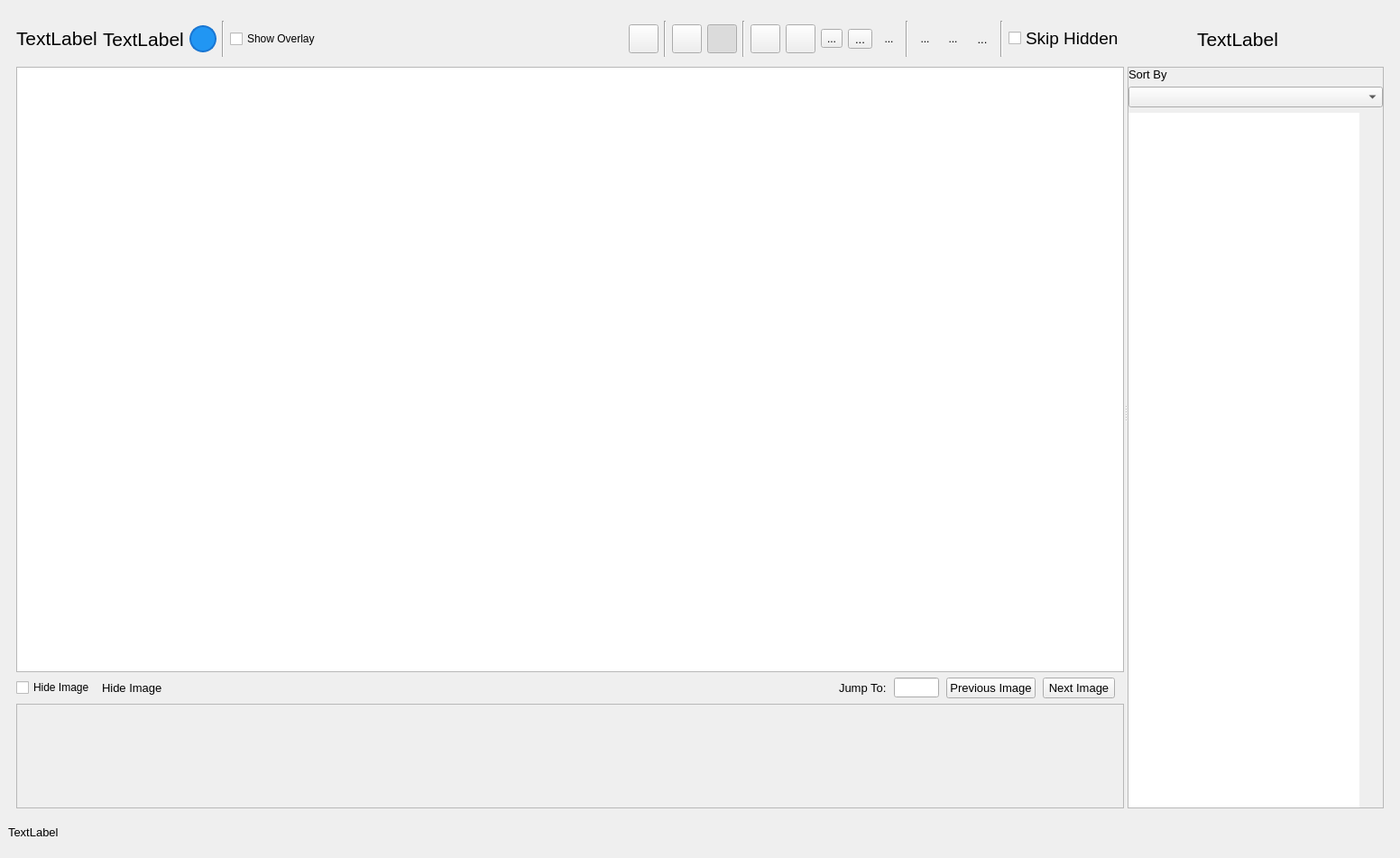
<?xml version="1.0" encoding="UTF-8"?>
<ui version="4.0">
 <class>Viewer</class>
 <widget class="QMainWindow" name="Viewer">
  <property name="geometry">
   <rect>
    <x>0</x>
    <y>0</y>
    <width>1552</width>
    <height>951</height>
   </rect>
  </property>
  <property name="windowTitle">
   <string>Automated Drone Image Analysis Tool :: Viewer - Sponsored by TEXSAR</string>
  </property>
  <property name="windowIcon">
   <iconset resource="../../../resources.qrc">
    <normaloff>:/ADIAT.ico</normaloff>:/ADIAT.ico</iconset>
  </property>
  <widget class="QWidget" name="outerWidget">
   <layout class="QVBoxLayout" name="verticalLayout">
    <property name="spacing">
     <number>6</number>
    </property>
    <property name="bottomMargin">
     <number>9</number>
    </property>
    <item>
     <widget class="QWidget" name="mainWidget" native="true">
      <layout class="QHBoxLayout" name="horizontalLayout_6">
       <property name="bottomMargin">
        <number>0</number>
       </property>
       <item>
        <widget class="QSplitter" name="mainSplitter">
         <property name="orientation">
          <enum>Qt::Horizontal</enum>
         </property>
         <property name="childrenCollapsible">
          <bool>false</bool>
         </property>
         <widget class="QWidget" name="imageWidget" native="true">
          <layout class="QVBoxLayout" name="verticalLayout_3">
           <property name="spacing">
            <number>6</number>
           </property>
           <property name="leftMargin">
            <number>0</number>
           </property>
           <property name="topMargin">
            <number>0</number>
           </property>
           <property name="rightMargin">
            <number>0</number>
           </property>
           <property name="bottomMargin">
            <number>0</number>
           </property>
           <item>
            <widget class="QWidget" name="mainHeaderWidget" native="true">
             <property name="sizePolicy">
              <sizepolicy hsizetype="Preferred" vsizetype="Minimum">
               <horstretch>0</horstretch>
               <verstretch>0</verstretch>
              </sizepolicy>
             </property>
             <property name="minimumSize">
              <size>
               <width>0</width>
               <height>50</height>
              </size>
             </property>
             <property name="maximumSize">
              <size>
               <width>16777215</width>
               <height>50</height>
              </size>
             </property>
             <layout class="QHBoxLayout" name="horizontalLayout_5">
              <property name="leftMargin">
               <number>0</number>
              </property>
              <property name="topMargin">
               <number>5</number>
              </property>
              <property name="rightMargin">
               <number>0</number>
              </property>
              <property name="bottomMargin">
               <number>5</number>
              </property>
              <item>
               <widget class="QLabel" name="fileNameLabel">
                <property name="sizePolicy">
                 <sizepolicy hsizetype="Preferred" vsizetype="Preferred">
                  <horstretch>0</horstretch>
                  <verstretch>0</verstretch>
                 </sizepolicy>
                </property>
                <property name="minimumSize">
                 <size>
                  <width>10</width>
                  <height>0</height>
                 </size>
                </property>
                <property name="font">
                 <font>
                  <pointsize>16</pointsize>
                 </font>
                </property>
                <property name="text">
                 <string>TextLabel</string>
                </property>
                <property name="textInteractionFlags">
                 <set>Qt::LinksAccessibleByMouse|Qt::TextSelectableByKeyboard|Qt::TextSelectableByMouse</set>
                </property>
               </widget>
              </item>
              <item>
               <widget class="QLabel" name="indexLabel">
                <property name="sizePolicy">
                 <sizepolicy hsizetype="Preferred" vsizetype="Preferred">
                  <horstretch>0</horstretch>
                  <verstretch>0</verstretch>
                 </sizepolicy>
                </property>
                <property name="font">
                 <font>
                  <pointsize>16</pointsize>
                 </font>
                </property>
                <property name="text">
                 <string>TextLabel</string>
                </property>
                <property name="alignment">
                 <set>Qt::AlignLeading|Qt::AlignLeft|Qt::AlignVCenter</set>
                </property>
               </widget>
              </item>
              <item>
               <widget class="QToolButton" name="helpButton">
                <property name="minimumSize">
                 <size>
                  <width>30</width>
                  <height>30</height>
                 </size>
                </property>
                <property name="maximumSize">
                 <size>
                  <width>30</width>
                  <height>30</height>
                 </size>
                </property>
                <property name="font">
                 <font>
                  <pointsize>16</pointsize>
                  <bold>true</bold>
                 </font>
                </property>
                <property name="toolTip">
                 <string>View keyboard shortcuts and help</string>
                </property>
                <property name="styleSheet">
                 <string notr="true">QToolButton {
    background-color: #2196F3;
    color: white;
    border: 2px solid #1976D2;
    border-radius: 15px;
    font-weight: bold;
}
QToolButton:hover {
    background-color: #1976D2;
}
QToolButton:pressed {
    background-color: #0D47A1;
}</string>
                </property>
                <property name="text">
                 <string/>
                </property>
                <property name="iconSize">
                 <size>
                  <width>25</width>
                  <height>25</height>
                 </size>
                </property>
               </widget>
              </item>
              <item>
               <widget class="Line" name="line_3">
                <property name="orientation">
                 <enum>Qt::Vertical</enum>
                </property>
               </widget>
              </item>
              <item>
               <widget class="QCheckBox" name="showOverlayCheckBox">
                <property name="toolTip">
                 <string>Toggle the detection overlay on the image.
When enabled, shows processed image with detected objects highlighted.
When disabled, shows the original unprocessed image.
Use to compare original image with detection results.</string>
                </property>
                <property name="text">
                 <string>Show Overlay</string>
                </property>
               </widget>
              </item>
              <item>
               <spacer name="horizontalSpacer_3">
                <property name="orientation">
                 <enum>Qt::Horizontal</enum>
                </property>
                <property name="sizeHint" stdset="0">
                 <size>
                  <width>224</width>
                  <height>20</height>
                 </size>
                </property>
               </spacer>
              </item>
              <item>
               <widget class="QToolButton" name="galleryModeButton">
                <property name="toolTip">
                 <string>Toggle Gallery Mode (G)
Shows all AOIs from all images in a grid view</string>
                </property>
                <property name="text">
                 <string/>
                </property>
                <property name="iconSize">
                 <size>
                  <width>25</width>
                  <height>25</height>
                 </size>
                </property>
                <property name="checkable">
                 <bool>true</bool>
                </property>
                <property name="checked">
                 <bool>false</bool>
                </property>
               </widget>
              </item>
              <item>
               <widget class="Line" name="line_2">
                <property name="orientation">
                 <enum>Qt::Vertical</enum>
                </property>
               </widget>
              </item>
              <item>
               <widget class="QToolButton" name="showPOIsButton">
                <property name="toolTip">
                 <string>Highlight Pixels of Interest(H)</string>
                </property>
                <property name="text">
                 <string/>
                </property>
                <property name="iconSize">
                 <size>
                  <width>25</width>
                  <height>25</height>
                 </size>
                </property>
                <property name="checkable">
                 <bool>true</bool>
                </property>
                <property name="checked">
                 <bool>false</bool>
                </property>
               </widget>
              </item>
              <item>
               <widget class="QToolButton" name="showAOIsButton">
                <property name="toolTip">
                 <string>Show AOIs</string>
                </property>
                <property name="text">
                 <string/>
                </property>
                <property name="iconSize">
                 <size>
                  <width>25</width>
                  <height>25</height>
                 </size>
                </property>
                <property name="checkable">
                 <bool>true</bool>
                </property>
                <property name="checked">
                 <bool>true</bool>
                </property>
               </widget>
              </item>
              <item>
               <widget class="Line" name="line_7">
                <property name="orientation">
                 <enum>Qt::Vertical</enum>
                </property>
               </widget>
              </item>
              <item>
               <widget class="QToolButton" name="GPSMapButton">
                <property name="toolTip">
                 <string>Map with Image Locations (M)</string>
                </property>
                <property name="text">
                 <string/>
                </property>
                <property name="iconSize">
                 <size>
                  <width>25</width>
                  <height>25</height>
                 </size>
                </property>
               </widget>
              </item>
              <item>
               <widget class="QToolButton" name="rotateImageButton">
                <property name="toolTip">
                 <string>North-Oriented View of Image (R)</string>
                </property>
                <property name="text">
                 <string/>
                </property>
                <property name="iconSize">
                 <size>
                  <width>25</width>
                  <height>25</height>
                 </size>
                </property>
               </widget>
              </item>
              <item>
               <widget class="QToolButton" name="adjustmentsButton">
                <property name="toolTip">
                 <string>Adjust Image (Ctrl+H)</string>
                </property>
                <property name="text">
                 <string>...</string>
                </property>
                <property name="icon">
                 <iconset resource="../../../resources.qrc">
                  <normaloff>:/icons/dark/adjustments.png</normaloff>:/icons/dark/adjustments.png</iconset>
                </property>
                <property name="iconSize">
                 <size>
                  <width>25</width>
                  <height>25</height>
                 </size>
                </property>
                <property name="iconName" stdset="0">
                 <string>adjustments.png</string>
                </property>
               </widget>
              </item>
              <item>
               <widget class="QToolButton" name="measureButton">
                <property name="font">
                 <font>
                  <pointsize>10</pointsize>
                 </font>
                </property>
                <property name="toolTip">
                 <string>Measure Distance (Ctrl+M)</string>
                </property>
                <property name="text">
                 <string>...</string>
                </property>
                <property name="icon">
                 <iconset resource="../../../resources.qrc">
                  <normaloff>:/icons/ruler.png</normaloff>:/icons/ruler.png</iconset>
                </property>
                <property name="iconSize">
                 <size>
                  <width>25</width>
                  <height>25</height>
                 </size>
                </property>
                <property name="iconName" stdset="0">
                 <string>ruler.png</string>
                </property>
               </widget>
              </item>
              <item>
               <widget class="QToolButton" name="magnifyButton">
                <property name="toolTip">
                 <string>Toggle Magnifying Glass (Middle Mouse)</string>
                </property>
                <property name="styleSheet">
                 <string notr="true">QToolButton {
    border: 1px solid transparent;
    border-radius: 4px;
    padding: 2px;
}
QToolButton:hover {
    border: 1px solid #888;
    background-color: rgba(136, 136, 136, 0.1);
}
QToolButton:pressed {
    background-color: rgba(136, 136, 136, 0.2);
}</string>
                </property>
                <property name="text">
                 <string>...</string>
                </property>
                <property name="icon">
                 <iconset>
                  <normaloff>:/icons/dark/icons/dark_theme/magnify.png</normaloff>:/icons/dark/icons/dark_theme/magnify.png</iconset>
                </property>
                <property name="iconSize">
                 <size>
                  <width>25</width>
                  <height>25</height>
                 </size>
                </property>
                <property name="iconName" stdset="0">
                 <string>magnify.png</string>
                </property>
               </widget>
              </item>
              <item>
               <widget class="Line" name="line_4">
                <property name="orientation">
                 <enum>Qt::Vertical</enum>
                </property>
               </widget>
              </item>
              <item>
               <widget class="QToolButton" name="kmlButton">
                <property name="toolTip">
                 <string>Map Export (KML / CalTopo)</string>
                </property>
                <property name="styleSheet">
                 <string notr="true">QToolButton {
    border: 1px solid transparent;
    border-radius: 4px;
    padding: 2px;
}
QToolButton:hover {
    border: 1px solid #888;
    background-color: rgba(136, 136, 136, 0.1);
}
QToolButton:pressed {
    background-color: rgba(136, 136, 136, 0.2);
}</string>
                </property>
                <property name="text">
                 <string>...</string>
                </property>
                <property name="icon">
                 <iconset resource="../../../resources.qrc">
                  <normaloff>:/icons/map.png</normaloff>:/icons/map.png</iconset>
                </property>
                <property name="iconSize">
                 <size>
                  <width>25</width>
                  <height>25</height>
                 </size>
                </property>
                <property name="iconName" stdset="0">
                 <string>map.png</string>
                </property>
               </widget>
              </item>
              <item>
               <widget class="QToolButton" name="pdfButton">
                <property name="toolTip">
                 <string>Generate PDF Report</string>
                </property>
                <property name="styleSheet">
                 <string notr="true">QToolButton {
    border: 1px solid transparent;
    border-radius: 4px;
    padding: 2px;
}
QToolButton:hover {
    border: 1px solid #888;
    background-color: rgba(136, 136, 136, 0.1);
}
QToolButton:pressed {
    background-color: rgba(136, 136, 136, 0.2);
}</string>
                </property>
                <property name="text">
                 <string>...</string>
                </property>
                <property name="icon">
                 <iconset resource="../../../resources.qrc">
                  <normaloff>:/icons/pdf.png</normaloff>:/icons/pdf.png</iconset>
                </property>
                <property name="iconSize">
                 <size>
                  <width>25</width>
                  <height>25</height>
                 </size>
                </property>
                <property name="iconName" stdset="0">
                 <string>pdf.png</string>
                </property>
               </widget>
              </item>
              <item>
               <widget class="QToolButton" name="zipButton">
                <property name="font">
                 <font>
                  <pointsize>10</pointsize>
                 </font>
                </property>
                <property name="toolTip">
                 <string>Generate Zip Bundle</string>
                </property>
                <property name="styleSheet">
                 <string notr="true">QToolButton {
    border: 1px solid transparent;
    border-radius: 4px;
    padding: 2px;
}
QToolButton:hover {
    border: 1px solid #888;
    background-color: rgba(136, 136, 136, 0.1);
}
QToolButton:pressed {
    background-color: rgba(136, 136, 136, 0.2);
}</string>
                </property>
                <property name="text">
                 <string>...</string>
                </property>
                <property name="icon">
                 <iconset resource="../../../resources.qrc">
                  <normaloff>:/icons/zip.png</normaloff>:/icons/zip.png</iconset>
                </property>
                <property name="iconSize">
                 <size>
                  <width>25</width>
                  <height>25</height>
                 </size>
                </property>
                <property name="iconName" stdset="0">
                 <string>zip.png</string>
                </property>
               </widget>
              </item>
              <item>
               <widget class="Line" name="line">
                <property name="orientation">
                 <enum>Qt::Vertical</enum>
                </property>
               </widget>
              </item>
              <item>
               <widget class="QCheckBox" name="skipHidden">
                <property name="sizePolicy">
                 <sizepolicy hsizetype="Maximum" vsizetype="Fixed">
                  <horstretch>0</horstretch>
                  <verstretch>0</verstretch>
                 </sizepolicy>
                </property>
                <property name="font">
                 <font>
                  <pointsize>14</pointsize>
                 </font>
                </property>
                <property name="toolTip">
                 <string>Skip hidden images when navigating.
When enabled, Previous/Next buttons will skip over images marked as hidden.
Use to focus on images that haven't been reviewed or marked for exclusion.
Keyboard shortcut: H to hide/unhide current image</string>
                </property>
                <property name="text">
                 <string>Skip Hidden</string>
                </property>
               </widget>
              </item>
             </layout>
            </widget>
           </item>
           <item>
            <widget class="QGraphicsView" name="placeholderImage">
             <property name="sizePolicy">
              <sizepolicy hsizetype="Expanding" vsizetype="MinimumExpanding">
               <horstretch>0</horstretch>
               <verstretch>0</verstretch>
              </sizepolicy>
             </property>
             <property name="minimumSize">
              <size>
               <width>0</width>
               <height>0</height>
              </size>
             </property>
             <property name="font">
              <font>
               <pointsize>9</pointsize>
              </font>
             </property>
            </widget>
           </item>
           <item>
            <layout class="QHBoxLayout" name="ButtonLayout">
             <property name="spacing">
              <number>8</number>
             </property>
             <property name="rightMargin">
              <number>10</number>
             </property>
             <item>
              <widget class="QCheckBox" name="hideImageCheckbox">
               <property name="toolTip">
                <string>Mark current image as hidden.
Hidden images can be excluded from reports, exports, and navigation.
Use to remove images with false positives or no relevant detections.
When &quot;Skip Hidden&quot; is enabled, hidden images are skipped during navigation.
Keyboard shortcut: H</string>
               </property>
               <property name="text">
                <string>Hide Image</string>
               </property>
              </widget>
             </item>
             <item>
              <widget class="QLabel" name="hideImageLabel">
               <property name="font">
                <font>
                 <pointsize>10</pointsize>
                </font>
               </property>
               <property name="toolTip">
                <string>Displays the name of the currently hidden image.
When an image is marked as hidden, its filename appears here.
Hidden images are excluded from navigation when &quot;Skip Hidden&quot; is enabled.</string>
               </property>
               <property name="frameShadow">
                <enum>QFrame::Plain</enum>
               </property>
               <property name="text">
                <string>Hide Image</string>
               </property>
               <property name="margin">
                <number>0</number>
               </property>
              </widget>
             </item>
             <item>
              <spacer name="horizontalSpacer_2">
               <property name="orientation">
                <enum>Qt::Horizontal</enum>
               </property>
               <property name="sizeHint" stdset="0">
                <size>
                 <width>40</width>
                 <height>20</height>
                </size>
               </property>
              </spacer>
             </item>
             <item>
              <widget class="QLabel" name="jumpToLabel">
               <property name="font">
                <font>
                 <pointsize>10</pointsize>
                </font>
               </property>
               <property name="toolTip">
                <string>Jump directly to a specific image number.
Enter an image number and press Enter to navigate instantly.
Useful for reviewing specific images or returning to a noted location.</string>
               </property>
               <property name="text">
                <string>Jump To:</string>
               </property>
              </widget>
             </item>
             <item>
              <widget class="QLineEdit" name="jumpToLine">
               <property name="sizePolicy">
                <sizepolicy hsizetype="Fixed" vsizetype="Fixed">
                 <horstretch>0</horstretch>
                 <verstretch>0</verstretch>
                </sizepolicy>
               </property>
               <property name="minimumSize">
                <size>
                 <width>50</width>
                 <height>0</height>
                </size>
               </property>
               <property name="maximumSize">
                <size>
                 <width>50</width>
                 <height>16777215</height>
                </size>
               </property>
               <property name="toolTip">
                <string>Enter an image number (1 to total) and press Enter.
Quickly navigate to any image in the analysis results.
Example: Type &quot;25&quot; and press Enter to jump to image #25</string>
               </property>
              </widget>
             </item>
             <item>
              <widget class="QPushButton" name="previousImageButton">
               <property name="font">
                <font>
                 <pointsize>10</pointsize>
                </font>
               </property>
               <property name="text">
                <string>Previous Image</string>
               </property>
               <property name="icon">
                <iconset resource="../../../resources.qrc">
                 <normaloff>:/icons/previous.png</normaloff>:/icons/previous.png</iconset>
               </property>
               <property name="iconName" stdset="0">
                <string>previous.png</string>
               </property>
              </widget>
             </item>
             <item>
              <widget class="QPushButton" name="nextImageButton">
               <property name="font">
                <font>
                 <pointsize>10</pointsize>
                </font>
               </property>
               <property name="layoutDirection">
                <enum>Qt::RightToLeft</enum>
               </property>
               <property name="text">
                <string>Next Image</string>
               </property>
               <property name="icon">
                <iconset resource="../../../resources.qrc">
                 <normaloff>:/icons/next.png</normaloff>:/icons/next.png</iconset>
               </property>
               <property name="iconName" stdset="0">
                <string>next.png</string>
               </property>
              </widget>
             </item>
            </layout>
           </item>
           <item>
            <widget class="QScrollArea" name="thumbnailScrollArea">
             <property name="sizePolicy">
              <sizepolicy hsizetype="Expanding" vsizetype="Fixed">
               <horstretch>0</horstretch>
               <verstretch>0</verstretch>
              </sizepolicy>
             </property>
             <property name="minimumSize">
              <size>
               <width>0</width>
               <height>116</height>
              </size>
             </property>
             <property name="maximumSize">
              <size>
               <width>16777215</width>
               <height>116</height>
              </size>
             </property>
             <property name="verticalScrollBarPolicy">
              <enum>Qt::ScrollBarAlwaysOff</enum>
             </property>
             <property name="widgetResizable">
              <bool>true</bool>
             </property>
             <widget class="QWidget" name="scrollAreaWidgetContents">
              <property name="geometry">
               <rect>
                <x>0</x>
                <y>0</y>
                <width>1230</width>
                <height>96</height>
               </rect>
              </property>
              <property name="sizePolicy">
               <sizepolicy hsizetype="Preferred" vsizetype="Minimum">
                <horstretch>0</horstretch>
                <verstretch>0</verstretch>
               </sizepolicy>
              </property>
              <property name="minimumSize">
               <size>
                <width>0</width>
                <height>96</height>
               </size>
              </property>
              <property name="maximumSize">
               <size>
                <width>16777215</width>
                <height>96</height>
               </size>
              </property>
              <layout class="QHBoxLayout" name="thumbnailLayout">
               <item>
                <layout class="QHBoxLayout" name="horizontalLayout"/>
               </item>
              </layout>
             </widget>
            </widget>
           </item>
          </layout>
         </widget>
         <widget class="QWidget" name="aoiWidget" native="true">
          <layout class="QVBoxLayout" name="verticalLayout_4">
           <property name="spacing">
            <number>6</number>
           </property>
           <property name="leftMargin">
            <number>0</number>
           </property>
           <property name="topMargin">
            <number>0</number>
           </property>
           <property name="rightMargin">
            <number>0</number>
           </property>
           <property name="bottomMargin">
            <number>0</number>
           </property>
           <item>
            <widget class="QWidget" name="aoiHeaderWidget" native="true">
             <property name="sizePolicy">
              <sizepolicy hsizetype="Fixed" vsizetype="Minimum">
               <horstretch>0</horstretch>
               <verstretch>0</verstretch>
              </sizepolicy>
             </property>
             <property name="minimumSize">
              <size>
               <width>250</width>
               <height>50</height>
              </size>
             </property>
             <property name="maximumSize">
              <size>
               <width>294</width>
               <height>50</height>
              </size>
             </property>
             <layout class="QHBoxLayout" name="horizontalLayout_3">
              <property name="leftMargin">
               <number>0</number>
              </property>
              <property name="topMargin">
               <number>5</number>
              </property>
              <property name="rightMargin">
               <number>0</number>
              </property>
              <property name="bottomMargin">
               <number>5</number>
              </property>
              <item>
               <spacer name="aoiHeaderLeftSpacer">
                <property name="orientation">
                 <enum>Qt::Horizontal</enum>
                </property>
                <property name="sizeHint" stdset="0">
                 <size>
                  <width>40</width>
                  <height>20</height>
                 </size>
                </property>
               </spacer>
              </item>
              <item>
               <widget class="QLabel" name="areaCountLabel">
                <property name="sizePolicy">
                 <sizepolicy hsizetype="Minimum" vsizetype="Preferred">
                  <horstretch>0</horstretch>
                  <verstretch>0</verstretch>
                 </sizepolicy>
                </property>
                <property name="font">
                 <font>
                  <pointsize>16</pointsize>
                 </font>
                </property>
                <property name="text">
                 <string>TextLabel</string>
                </property>
                <property name="alignment">
                 <set>Qt::AlignCenter</set>
                </property>
               </widget>
              </item>
              <item>
               <widget class="QToolButton" name="filterButton">
                <property name="toolTip">
                 <string>Filter AOIs by color and pixel area</string>
                </property>
                <property name="styleSheet">
                 <string notr="true">QToolButton {
    border: 1px solid transparent;
    border-radius: 4px;
    padding: 2px;
}
QToolButton:hover {
    border: 1px solid #888;
    background-color: rgba(136, 136, 136, 0.1);
}
QToolButton:pressed {
    background-color: rgba(136, 136, 136, 0.2);
}</string>
                </property>
                <property name="text">
                 <string/>
                </property>
                <property name="iconSize">
                 <size>
                  <width>25</width>
                  <height>25</height>
                 </size>
                </property>
               </widget>
              </item>
              <item>
               <spacer name="aoiHeaderRightSpacer">
                <property name="orientation">
                 <enum>Qt::Horizontal</enum>
                </property>
                <property name="sizeHint" stdset="0">
                 <size>
                  <width>40</width>
                  <height>20</height>
                 </size>
                </property>
               </spacer>
              </item>
             </layout>
            </widget>
           </item>
           <item>
            <widget class="QFrame" name="aoiFrame">
             <property name="frameShape">
              <enum>QFrame::StyledPanel</enum>
             </property>
             <property name="frameShadow">
              <enum>QFrame::Sunken</enum>
             </property>
             <layout class="QVBoxLayout" name="verticalLayout_2">
              <property name="leftMargin">
               <number>0</number>
              </property>
              <property name="topMargin">
               <number>0</number>
              </property>
              <property name="rightMargin">
               <number>0</number>
              </property>
              <property name="bottomMargin">
               <number>0</number>
              </property>
              <item>
               <widget class="QLabel" name="aoiSortLabel">
                <property name="font">
                 <font>
                  <pointsize>10</pointsize>
                 </font>
                </property>
                <property name="text">
                 <string>Sort By</string>
                </property>
               </widget>
              </item>
              <item>
               <widget class="QComboBox" name="aoiSortComboBox">
                <property name="font">
                 <font>
                  <pointsize>10</pointsize>
                 </font>
                </property>
                <property name="toolTip">
                 <string>Sort Areas of Interest (AOIs) in the list.
Choose how to order the detected objects:
• Pixel Area: Sort by size (largest to smallest)
• Distance: Sort by distance from image center or reference point
• Color: Group by similar colors
• Detection Order: Original order from analysis
Sorting helps prioritize review of larger or closer objects.</string>
                </property>
                <property name="currentText">
                 <string/>
                </property>
               </widget>
              </item>
              <item>
               <widget class="QListWidget" name="aoiListWidget">
                <property name="sizePolicy">
                 <sizepolicy hsizetype="Fixed" vsizetype="Expanding">
                  <horstretch>0</horstretch>
                  <verstretch>0</verstretch>
                 </sizepolicy>
                </property>
                <property name="minimumSize">
                 <size>
                  <width>250</width>
                  <height>0</height>
                 </size>
                </property>
                <property name="frameShape">
                 <enum>QFrame::NoFrame</enum>
                </property>
               </widget>
              </item>
             </layout>
            </widget>
           </item>
          </layout>
         </widget>
        </widget>
       </item>
      </layout>
     </widget>
    </item>
    <item>
     <widget class="QWidget" name="statusBarWidget" native="true">
      <property name="maximumSize">
       <size>
        <width>16777215</width>
        <height>40</height>
       </size>
      </property>
      <layout class="QHBoxLayout" name="horizontalLayout_4">
       <property name="leftMargin">
        <number>0</number>
       </property>
       <property name="topMargin">
        <number>0</number>
       </property>
       <property name="rightMargin">
        <number>0</number>
       </property>
       <property name="bottomMargin">
        <number>0</number>
       </property>
       <item>
        <widget class="QLabel" name="statusBar">
         <property name="sizePolicy">
          <sizepolicy hsizetype="MinimumExpanding" vsizetype="Preferred">
           <horstretch>0</horstretch>
           <verstretch>0</verstretch>
          </sizepolicy>
         </property>
         <property name="font">
          <font>
           <pointsize>10</pointsize>
          </font>
         </property>
         <property name="text">
          <string>TextLabel</string>
         </property>
        </widget>
       </item>
      </layout>
     </widget>
    </item>
   </layout>
  </widget>
  <action name="actionOpen">
   <property name="text">
    <string>Open</string>
   </property>
  </action>
 </widget>
 <resources>
  <include location="../../../resources.qrc"/>
 </resources>
 <connections/>
</ui>
